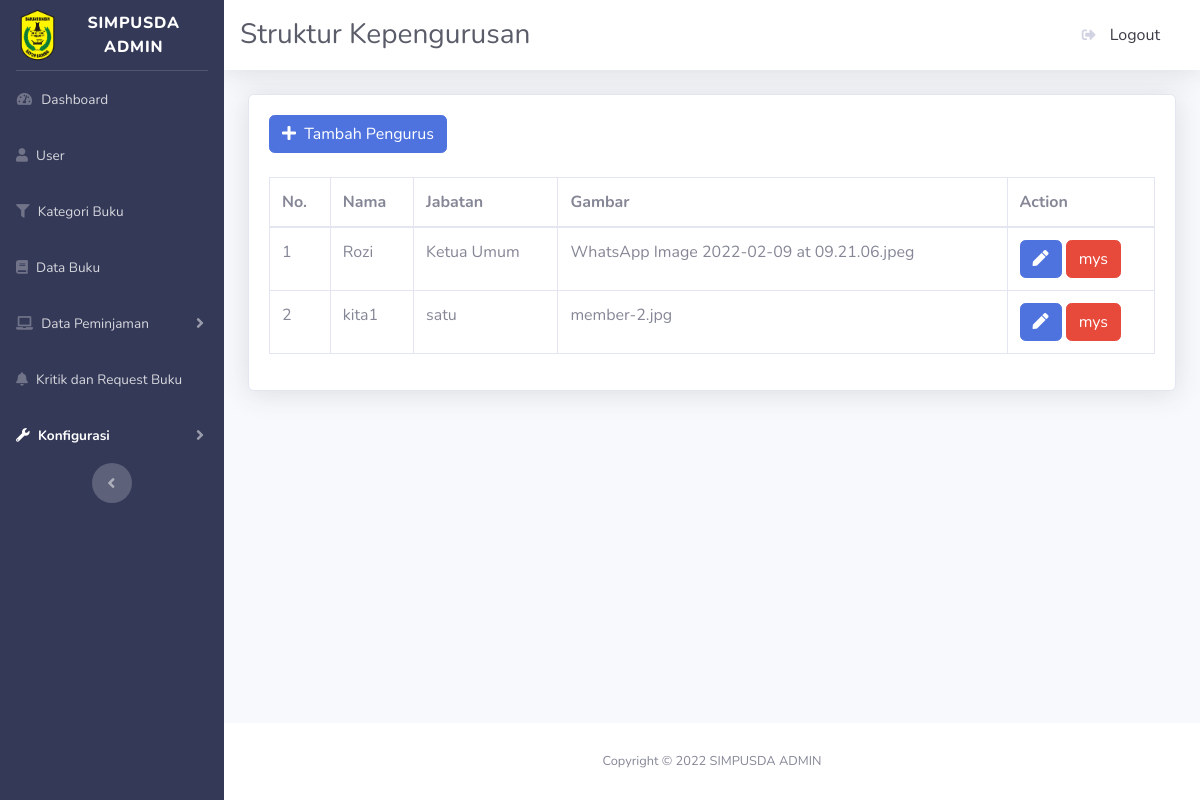
The app's page /admin/strukturkepengurusan.php with its own data.
### tables this page shows
CREATE TABLE `l_struktur` (
  `id` int(11) NOT NULL,
  `nama` varchar(255) NOT NULL,
  `jabatan` varchar(255) NOT NULL,
  `foto` varchar(255) NOT NULL
);

### admin/strukturkepengurusan.php (the view, shortened to what this page needs)
<?php
include_once("config.php");
$stmt_struktur = $pdo_conn->prepare("SELECT * FROM l_struktur");
$stmt_struktur->execute();
$result_struktur = $stmt_struktur->fetchAll();
?>
<!DOCTYPE html>
<html lang="en">
<head>
    <link href="vendor/fontawesome-free/css/all.min.css" rel="stylesheet" type="text/css">
    <link href="css/sb-admin-2.min.css" rel="stylesheet">
    <link href="vendor/datatables/dataTables.bootstrap4.min.css" rel="stylesheet">
</head>
<body id="page-top">
    <div id="wrapper">
        <ul class="navbar-nav bg-gradient-primary sidebar sidebar-dark accordion" id="accordionSidebar">
            <a class="sidebar-brand d-flex align-items-center justify-content-center" href="index.php">
                <div class="sidebar-brand-icon">
                    <img class="logo-abbr" height="60px" src="./img/logobaru.png" alt="">
                </div>
                <div class="sidebar-brand-text mx-3">SIMPUSDA ADMIN</div>
            </a>
            <hr class="sidebar-divider my-0">
            <li class="nav-item">
                <a class="nav-link" href="index.php">
                    <i class="fas fa-fw fa-tachometer-alt"></i>
                    <span>Dashboard</span></a>
            </li>
            <li class="nav-item">
                <a class="nav-link" href="user.php">
                    <i class="fa fa-user"></i>
                    <span>User</span></a>
            </li>
            <li class="nav-item">
                <a class="nav-link" href="kategoribuku.php">
                    <i class="fa fa-filter"></i>
                    <span>Kategori Buku</span></a>
            </li>
            <li class="nav-item">
                <a class="nav-link" href="databuku.php">
                    <i class="fa fa-book"></i>
                    <span>Data Buku</span></a>
            </li>
            <li class="nav-item">
                <a class="nav-link collapsed" href="#" data-toggle="collapse" data-target="#collapseTwo"
                    aria-expanded="true" aria-controls="collapseTwo">
                    <i class="fa fa-laptop"></i>
                    <span>Data Peminjaman</span>
                </a>
            </li>
            <li class="nav-item">
                <a class="nav-link" href="kritikdanrequest.php">
                    <i class="fa fa-bell"></i>
                    <span>Kritik dan Request Buku</span></a>
            </li>
            <li class="nav-item active">
                <a class="nav-link collapsed" href="#" data-toggle="collapse" data-target="#collapseUtilities"
                    aria-expanded="true" aria-controls="collapseUtilities">
                    <i class="fa fa-wrench"></i>
                    <span>Konfigurasi</span>
                </a>
            </li>
            <div class="text-center d-none d-md-inline">
                <button class="rounded-circle border-0" id="sidebarToggle"></button>
            </div>
        </ul>
        <div id="content-wrapper" class="d-flex flex-column">
            <div id="content">
                <nav class="navbar navbar-expand navbar-light bg-white topbar mb-4 static-top shadow">
                    <h3 class="h3 mb-0 text-gray-800">Struktur Kepengurusan</h3>
                    <ul class="navbar-nav ml-auto">
                                <a class="dropdown-item" href="#" data-toggle="modal" data-target="#logoutModal">
                                    <i class="fas fa-sign-out-alt fa-sm fa-fw mr-2 text-gray-400"></i>
                                    Logout
                                </a>
                    </ul>
                </nav>
                <div class="container-fluid">
                    <div class="card shadow mb-4">
                        <div class="card-body">
                        <button type="button" class="btn btn-primary" data-toggle="modal" data-target="#exampleModal2">
                                    <i class="fa fa-plus"></i>&nbsp; Tambah Pengurus
                                </button> <br><br>
                            <div class="table-responsive">
                                <table class="table table-bordered" id="dataTable" width="100%" cellspacing="0">
                                <thead>
                                        <tr>
                                          <th scope="col">No.</th>
                                          <th scope="col">Nama</th>
                                          <th scope="col">Jabatan</th>
                                          <th scope="col">Gambar</th>
                                          <th class="col-2">Action</th>
                                        </tr>
                                      </thead>
                                      <tbody>
                                        <?php
                                        $no = 1;
                                          foreach($result_struktur as $user_data){
                                            echo "<tr>";
                                            echo "<td>".$no++."</td>";
                                            echo "<td>".$user_data['nama']."</td>";
                                            echo "<td>".$user_data['jabatan']."</td>";
                                            echo "<td>".$user_data['foto']."</td>";
                                            echo "<td>
                                            <a href='editstruktur.php?id=$user_data[id]'><button class='btn btn-primary' title='Edit'>
                                            <i class ='fa fa-pen'></i></button></a>
                                            <a href='hapusstruktur.php?id=$user_data[id]' class ='confirmation'><button class='btn btn-danger' title='Hapus'>
                                            mys</i></button></a>
                                            </td>
                                            </tr>";
                                          }
                                        ?>
                                    </tbody>
                                </table>
                            </div>
                        </div>
                    </div>
                </div>
            </div>
            <footer class="sticky-footer bg-white">
                <div class="container my-auto">
                    <div class="copyright text-center my-auto">
                    <span>Copyright &copy;  SIMPUSDA ADMIN</span>
                    </div>
                </div>
            </footer>
        </div>
    </div>
</body>
</html>

### records on screen
l_struktur: nama "Rozi", jabatan "Ketua Umum", foto "WhatsApp Image 2022-02-09 at 09.21.06.jpeg"
l_struktur: nama "kita1", jabatan "satu", foto "member-2.jpg"
